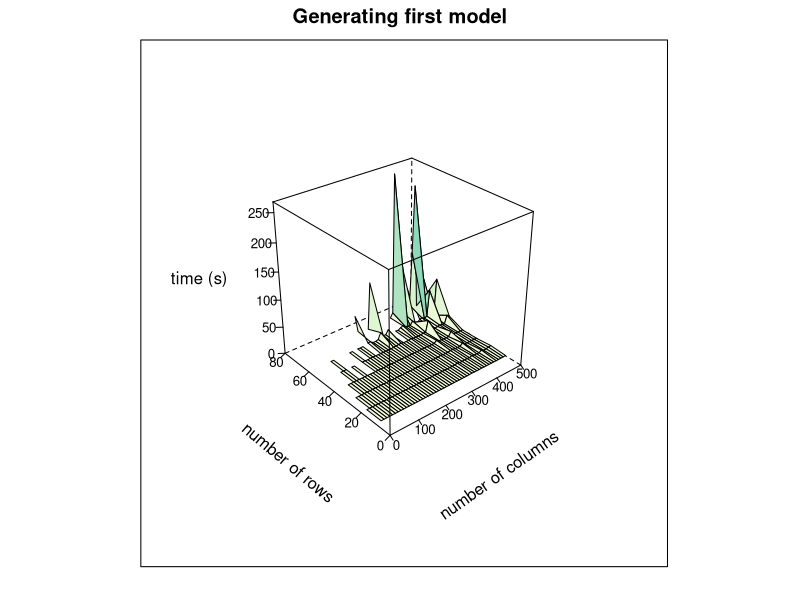
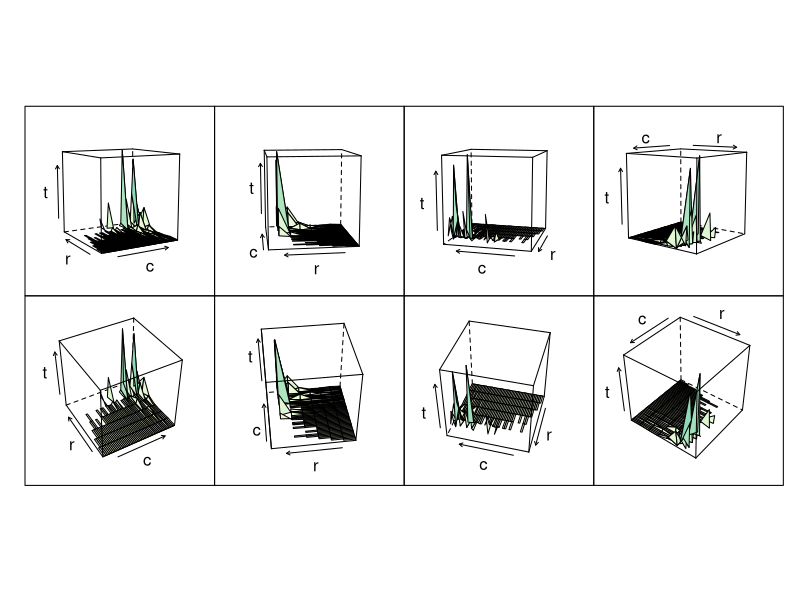
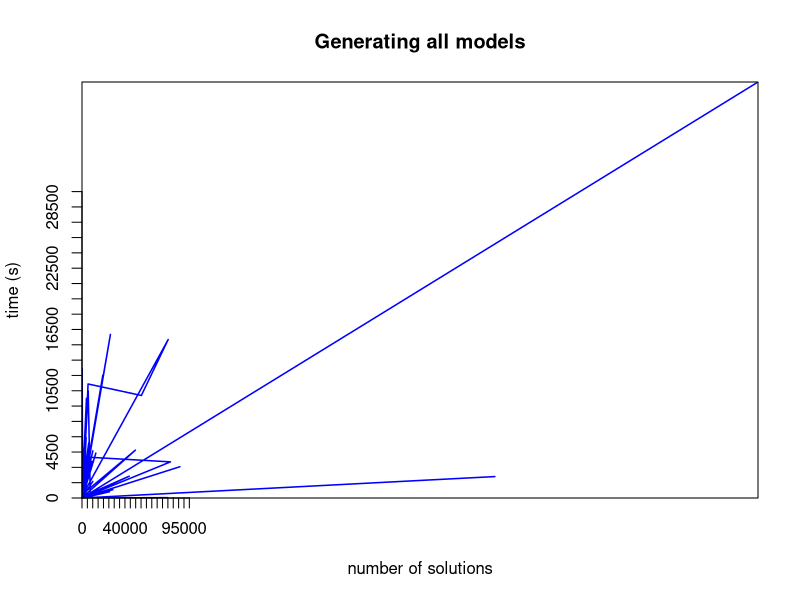

R code for these plots, in order:
library(lattice)

#read and print data
data <- read.csv(file="benchmark1_results.csv", sep=" ")
print(data)

rows <- data[1]
cols <- data[2]
healthy <- data[3]
time_first <- data[4]
time_all <- data[5]
solutions <- data[6]

#start plot axes in (0,0)
par(xaxs="i", yaxs="i") 
par(mgp=c(3,1,0))

#rows - columns - time_first
wireframe(time_first ~ cols * rows, data=data, main = "Generating first model", drape = TRUE, perspective=TRUE, colorkey=FALSE, xlab=list("number of columns", rot=35), ylab=list("number of rows", rot=-40), zlab="time (s)", xlim=c(0,max(cols)), ylim=c(0,max(rows)), zlim=c(0,max(time_first)), xaxp  = c(0, max(cols), 100), scales = list(arrows=FALSE,font = 0.3,tck = c(0.8, 0.6, 0.4),distance =c(2, 2, 2)),zoom = 0.6, cex.lab=0.05)

#rows - columns - time_first (different angles)
p <- wireframe(time_first ~ cols * rows, data=data, drape = TRUE, colorkey=FALSE, xlab="c", ylab="r", zlab="t",cex.lab=0.05, lab=3)
npanel <- c(4, 2)
rotx <- c(-50, -80)
rotz <- seq(30, 300, length = npanel[1]+1)
update(p[rep(1, prod(npanel))], layout = npanel,
    panel = function(..., screen) {
        panel.wireframe(..., screen = list(z = rotz[current.column()],
                                           x = rotx[current.row()]))})

#time for calculating all soltions - number of solutions
plot(time_all ~ solutions, data = data, main = "Generating all models", type="l", col="blue", xlab="number of solutions", ylab="time (s)", xlim=c(0,max(solutions)), ylim=c(0,max(time_all)), xaxp  = c(0, 100000, 20), yaxp  = c(0, 30000, 20), lwd=1.5)
